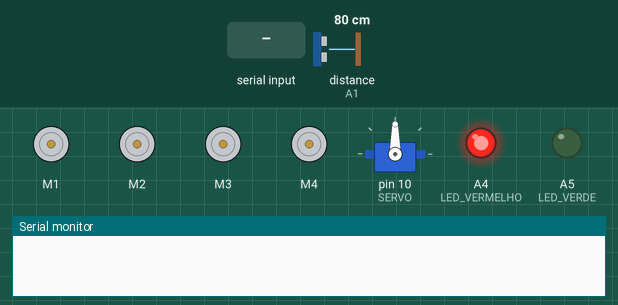
A sketch run on a simulated Arduino Uno, built with avr-gcc and run on an emulated ATmega328P. Parts: 4 × DC motor (green arrow = forward, orange = backward, longer = faster), servo, output pins drawn as LEDs (lit = HIGH), the last lines printed to the serial monitor. Dashed ring = blinking. Inputs (shaded band) come from the test bench; at power-on: distance to the obstacle (sensor on A1) 80 cm. The echo pulse lasts 58.3 µs per cm; random numbers use the default seed unless the sketch sets one; pins used as bus, display or sensor lines are not drawn.

Above: at 1.2 s.
1.3 s: "L" received over Serial
At 3.1 s:
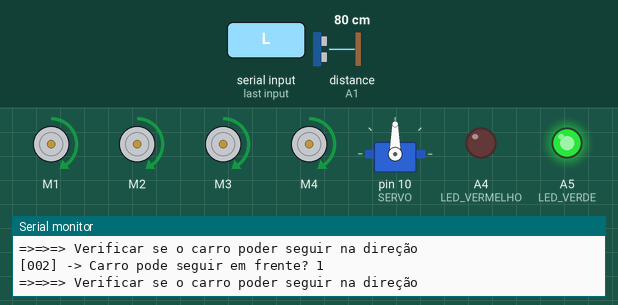
3.4 s: distance to the obstacle (sensor on A1) set to 55 cm
6.4 s: distance to the obstacle (sensor on A1) set to 48 cm
At 7.35 s:
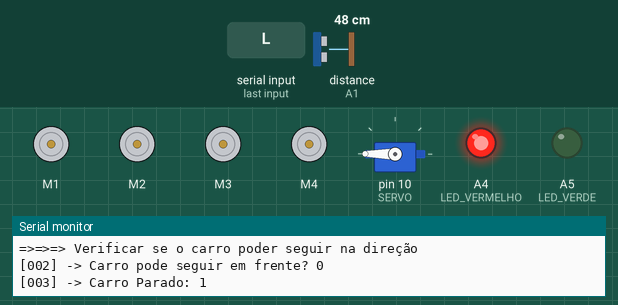
9.4 s: distance to the obstacle (sensor on A1) set to 60 cm
At 12.3 s:
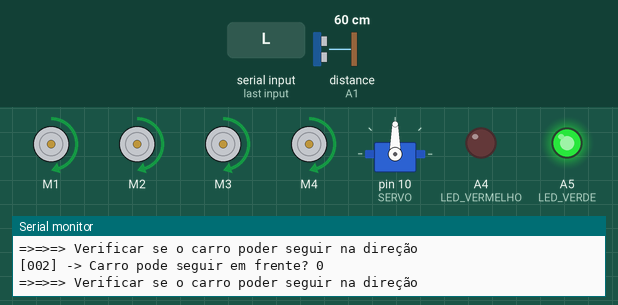
12.4 s: "R" received over the second serial link
At 12.89 s:
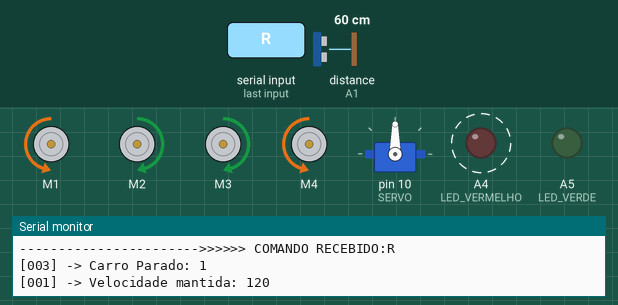
14.5 s: "B" received over Serial
At 15.6 s:
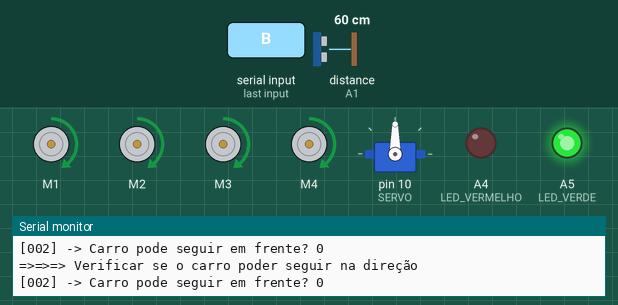
Timing chart, 0 to 17.1 s (numbered marks = the images above; inputs shaded):
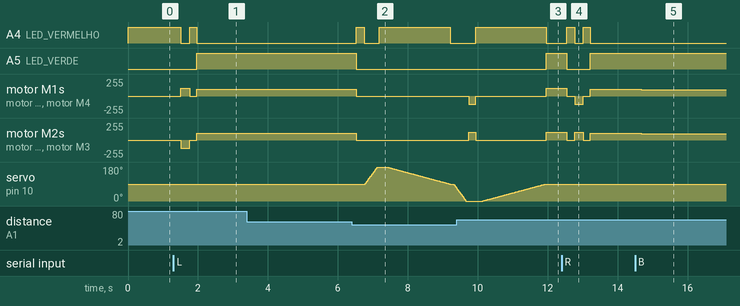

The sketch:

A3.uno.ino
```cpp
#include <Servo.h>
#include <AFMotor.h>
#include <SoftwareSerial.h>

#define SERVO 10
#define TRIGGER A0
#define ECHO A1
#define LED_VERMELHO A4
#define LED_VERDE A5
// #define LED_AMARELO 2

// MOTOR12_64KHZ, MOTOR12_8KHZ, MOTOR12_2KHZ, MOTOR12_1KHZ
AF_DCMotor m1(1);
AF_DCMotor m2(2);
AF_DCMotor m3(3);
AF_DCMotor m4(4);

Servo sm; //OBJETO DO TIPO SERVO

SoftwareSerial hc06(A2,A3); // BLUETOOTH

void DefinirVelocidade(uint8_t valor);
void DecidirMovimento();
bool CarroPodeSeguir();
byte EscolherDirecao();

void SeguirEmFrente();
void MarchaRe();
void CorrigirCurso();
void VirarEsquerda();
void VirarDireita();
void Parar();

const int VELOCIDADE_MAXIMA = 255;
const int VELOCIDADE_CURVA = 120;
const int VELOCIDADE_INICIAL = 100;
const int VELOCIDADE_MINIMA = 60;
const int PARADO = 0;
const uint8_t DIRECAO_RETA = 90;
const uint8_t CURVA_ESQUERDA = 180;
const uint8_t CURVA_DIREITA = 0;

uint8_t velocidade = 80;
bool tentou_direita = false;
bool tentou_esquerda = false;
char comando;
bool carro_parado;
uint8_t posicao;


void setup()
{
  Serial.begin(9600);
  // Serial.println("Iniciando robô");

  hc06.begin(9600);

  m1.setSpeed(VELOCIDADE_INICIAL);
  m1.run(RELEASE);

  m2.setSpeed(VELOCIDADE_INICIAL);
  m2.run(RELEASE);

  m3.setSpeed(VELOCIDADE_INICIAL);
  m3.run(RELEASE);

  m4.setSpeed(VELOCIDADE_INICIAL);
  m4.run(RELEASE);

  sm.attach(SERVO);
  sm.write(DIRECAO_RETA); //INICIA O MOTOR NA POSIÇÃO CORRIGIDA PARA 90º

  pinMode(TRIGGER, OUTPUT);
  pinMode(ECHO, INPUT);

  velocidade = VELOCIDADE_INICIAL;
  carro_parado = true;
  posicao = DIRECAO_RETA;

  pinMode(LED_VERDE, OUTPUT);
  pinMode(LED_VERMELHO, OUTPUT);
  // pinMode(LED_AMARELO, OUTPUT);

  digitalWrite(LED_VERMELHO, HIGH);
}

void loop()
{
  if (hc06.available()){
    comando = hc06.read();
  }

  if (!comando) {
    if (Serial.available() > 0) {
      comando = Serial.read();
    }
  }

  if (comando) {
    Serial.print("----------------------->>>>>> COMANDO RECEBIDO:");
    Serial.println(comando);

    switch (comando) {
      case 'W':
        Parar();
        delay(200);
        SeguirEmFrente();
      case 'F':
        DefinirVelocidade(velocidade+5);
        SeguirEmFrente();
        break;
      case 'B':
        DefinirVelocidade(velocidade-5);
        SeguirEmFrente();
        break;
      case 'X':
      case 'x':
        Parar();
        delay(200);
        MarchaRe();
        delay(200);
        Parar();
        break;
      case 'L':
        Parar();
        delay(200);
        VirarEsquerda();
        delay(250);
        Parar();
        delay(200);
        DefinirVelocidade(VELOCIDADE_INICIAL);
        SeguirEmFrente();
        break;
      case 'R':
        Parar();
        delay(200);
        VirarDireita();
        delay(250);
        Parar();
        delay(200);
        DefinirVelocidade(VELOCIDADE_INICIAL);
        SeguirEmFrente();
        break;
      case 'u':
      case 'U':
      case 'w':
      defaul:
        Parar();
        break;
    }
    comando = NULL;
  }

  if (!carro_parado) {
    bool pode_seguir = CarroPodeSeguir();
    if (!pode_seguir) {
      Parar();
      delay(200);
      DecidirMovimento();
    }
  }

  // Serial.print("[004] -> POSICAO: ");
  // Serial.println(posicao);
  // Serial.println("[999] *** FIM DO LOOP ***\n");
}

/***************************************/

void SeguirEmFrente() {
  // Serial.println("**** Movendo o carro em velocidade normal...");
  digitalWrite(LED_VERDE, HIGH);
  digitalWrite(LED_VERMELHO, LOW);
  // digitalWrite(LED_AMARELO, LOW);

  m1.setSpeed(velocidade);
  m1.run(FORWARD);

  m2.setSpeed(velocidade);
  m2.run(FORWARD);

  m3.setSpeed(velocidade);
  m3.run(FORWARD);

  m4.setSpeed(velocidade);
  m4.run(FORWARD);

  carro_parado = false;
}

void MarchaRe() {
  // Serial.println(" @ @ @ @ @ @ Em marcha ré...");
  carro_parado = false;
  digitalWrite(LED_VERMELHO, HIGH);
  // digitalWrite(LED_AMARELO, HIGH);
  // digitalWrite(LED_VERDE, LOW);

  DefinirVelocidade(VELOCIDADE_MINIMA);

  m1.setSpeed(velocidade);
  m1.run(BACKWARD);

  m2.setSpeed(velocidade);
  m2.run(BACKWARD);

  m3.setSpeed(velocidade);
  m3.run(BACKWARD);

  m4.setSpeed(velocidade);
  m4.run(BACKWARD);

  unsigned long tempo1 = millis();
  while(millis() - tempo1 < 1000) {}
}

void CorrigirCurso() {
  Serial.println("++++++++++++ Corrigindo curso para linha reta ++++++++");
  //virando aos poucos para não dar uma "pancada" no motor
  if (posicao > DIRECAO_RETA) {
    while(posicao > DIRECAO_RETA) {
      posicao--;
      sm.write(posicao);
      delay(20);
    }
    return;
  }

  if (posicao < DIRECAO_RETA) {
    while(posicao < DIRECAO_RETA) {
      posicao++;
      sm.write(posicao);
      delay(20);
    }
  }
}

void VirarEsquerda() {
  // Serial.println("===>Virando o servo motor para a ESQUERDA...");
  digitalWrite(LED_VERMELHO, HIGH);
  digitalWrite(LED_VERMELHO, LOW);
  // digitalWrite(LED_AMARELO, HIGH);

  DefinirVelocidade(VELOCIDADE_CURVA);

  m1.setSpeed(velocidade);
  m1.run(FORWARD);

  m2.setSpeed(velocidade);
  m2.run(BACKWARD);

  m3.setSpeed(velocidade);
  m3.run(BACKWARD);

  m4.setSpeed(velocidade);
  m4.run(FORWARD);
}

void VirarDireita() {
  // Serial.println("===>Virando o servo motor para a DIREITA...");
  digitalWrite(LED_VERMELHO, HIGH);
  digitalWrite(LED_VERMELHO, LOW);
  // digitalWrite(LED_AMARELO, HIGH);

  DefinirVelocidade(VELOCIDADE_CURVA);

  m1.setSpeed(velocidade);
  m1.run(BACKWARD);

  m2.setSpeed(velocidade);
  m2.run(FORWARD);

  m3.setSpeed(velocidade);
  m3.run(FORWARD);

  m4.setSpeed(velocidade);
  m4.run(BACKWARD);
}

void Parar() {
  digitalWrite(LED_VERDE, LOW);
  digitalWrite(LED_VERMELHO, HIGH);
  // digitalWrite(LED_AMARELO, LOW);

  m1.setSpeed(PARADO);
  m1.run(RELEASE);

  m2.setSpeed(PARADO);
  m2.run(RELEASE);

  m3.setSpeed(PARADO);
  m3.run(RELEASE);

  m4.setSpeed(PARADO);
  m4.run(RELEASE);

  carro_parado = true;

  Serial.print("[003] -> Carro Parado: ");
  Serial.println(carro_parado);
}

bool CarroPodeSeguir() {
  Serial.println("=>=>=> Verificar se o carro poder seguir na direção");
  digitalWrite(TRIGGER, LOW);
  delayMicroseconds(2);
  digitalWrite(TRIGGER, HIGH);    //pulso de 10 microsegundos com base no fator 340m/s
  delayMicroseconds(10);
  digitalWrite(TRIGGER, LOW);

  long duracao = pulseIn(ECHO, HIGH);     //checando o tempo da distância nos 10 microsegundos
  int distanciaCm = duracao * 0.034 / 2; //convertendo a distância em centímetros

  // Serial.print("*** Distancia de um obstaculo: ");
  // Serial.print(distanciaCm);
  // Serial.println("cm");

  Serial.print("[002] -> Carro pode seguir em frente? ");
  Serial.println(distanciaCm > 60);
  return distanciaCm > 50; // DISTÂNCIA PARA COMPENSAR O LOOP E A VELOCIDADE
}

/**************************************/

void DecidirMovimento() {
  digitalWrite(LED_VERDE, LOW);
  digitalWrite(LED_VERMELHO, LOW);
  // digitalWrite(LED_AMARELO, HIGH);

  byte direcao = 0;
  Serial.print("***  (1) O carro está parado? ");
  Serial.println(carro_parado);

  if (carro_parado) {
    direcao = EscolherDirecao();
    Serial.print("$$$$$ Direcao escolhida: ");
    Serial.println(direcao);

    switch (direcao) {
      case 1:
        Serial.println("#### Testando a curva para a ESQUERDA");
        while (posicao < CURVA_ESQUERDA) {
          posicao+=5;
          sm.write(posicao);
          delay(20);
        }

        if (!CarroPodeSeguir()) {
          Parar();
          delay(200);
          CorrigirCurso();
          Serial.println(">>>>>>>>>>>>>>>>>>>>>>>>>> Carro não pode seguir para ESQUERDA");
          tentou_esquerda = true;
          DecidirMovimento();
        } else {
          VirarEsquerda();
          delay(200);
          Parar();
          delay(200);
          CorrigirCurso();
          SeguirEmFrente();
          tentou_esquerda = false;
        }
        break;

      case 2:
        Serial.println("%%%% Testando a curva para a DIREITA");
        while (posicao > CURVA_DIREITA) {
          posicao-=5;
          sm.write(posicao);
          delay(20);
        }
        if (!CarroPodeSeguir()) {
          Parar();
          delay(200);
          Serial.println(">>>>>>>>>>>>>>>>>>>>>>>>>> Carro não pode seguir para DIREITA");
          CorrigirCurso();
          tentou_direita = true;
          DecidirMovimento();
        } else {
          VirarDireita();
          delay(200);
          Parar();
          delay(200);
          CorrigirCurso();
          SeguirEmFrente();
          tentou_direita = false;
        }
        break;

      default:
        Serial.println("$$$$$$$ Tentando MARCHA RÉ para decidir nova direção");
        MarchaRe();
        Parar();
        delay(200);
        tentou_direita = false;
        tentou_esquerda = false;
        DecidirMovimento();
        break;
    }
  }
}

byte EscolherDirecao() {
  digitalWrite(LED_VERDE, LOW);
  digitalWrite(LED_VERMELHO, LOW);
  // digitalWrite(LED_AMARELO, HIGH);

  if (tentou_direita && tentou_esquerda) {
    // Serial.println("**** **** **** JÁ TENTOU DIREITA E ESQUERDA ");
    return 0;
  }

  long aleatorio = random(0,2);

  if (aleatorio <= 1) {
    if (tentou_esquerda) {
      if (!tentou_direita) {
        return 2;
      } else {
        return 0;
      }
    }
    return 1;
  }

  if (tentou_direita) {
    if (!tentou_esquerda) {
      return 1;
    } else {
      return 0;
    }
  }

  return 2;
}


void DefinirVelocidade(uint8_t valor) {
  if (valor > VELOCIDADE_MAXIMA) {
    velocidade = VELOCIDADE_MAXIMA;
    return;
  }

  if (valor < VELOCIDADE_MINIMA) {
    velocidade = VELOCIDADE_MINIMA;
    return;
  }

  velocidade = valor;

  Serial.print("[001] -> Velocidade mantida: ");
  Serial.println(velocidade);
}
```

Measured:
- the behaviour switches between 52 and 51 cm on distance to the obstacle (sensor on A1) (found by bisection; images 1 and 2)
- after the input at 1.3 s, A4 (LED_VERMELHO): HIGH → LOW after 0.21 s, → HIGH 0.25 s later, → LOW 0.20 s later; A5 (LED_VERDE): LOW → HIGH after 0.66 s
- after the input at 6.4 s, A4 (LED_VERMELHO): LOW → HIGH after 0.12 s, → LOW 0.23 s later, → HIGH 0.43 s later, → LOW 2.0 s later; A5 (LED_VERDE): HIGH → LOW after 0.12 s; motor M1–4: forward 100/255 → stopped after 0.12 s; servo on pin 10 (SERVO): rises from 90° to 180° in 0.34 s, then falls to 70° in 2.3 s
- after the input at 9.4 s, A5 (LED_VERDE): LOW → HIGH after 2.6 s
- after the input at 12.4 s, A4 (LED_VERMELHO): alternates HIGH for 0.21 s and LOW for 0.25 s, 4 changes in all, then stays LOW, starting after 0.14 s; A5 (LED_VERDE): HIGH → LOW after 0.14 s, → HIGH 0.68 s later
- after the input at 14.5 s, motor M1–4: forward 100/255 → forward 95/255 after 0.17 s
